Frame 1 (no input): blank canvas, image omitted
Frame 60 (the mouse pressed at the canvas centre just before this capture): blank canvas, image omitted
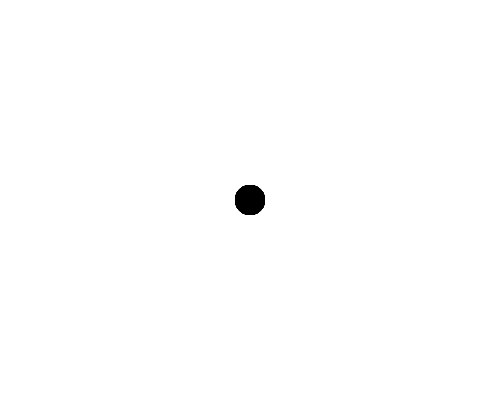
Frame 120 (the mouse held since frame 60 and released just before this capture)

The Processing sketch whose frames 1 and 60 were blank and that drew this single picture after the mouse press (run headless with seeded random() and noise(); from frame 60 on, the mouse is pressed at the canvas centre):

// Processing sketch: clickForCircle
// ── clickForCircle.pde
void setup() {
  size(500, 400);
  background(255);
  fill(0);
  noStroke();
}

float[] x = {};
float[] y = {};

void draw() {
  for(int i = 0; i < x.length; i++) {
    ellipse(x[i], y[i], 30, 30);
  }
}

void mousePressed() {
  x = append(x, mouseX);
  y = append(y, mouseY);
}
